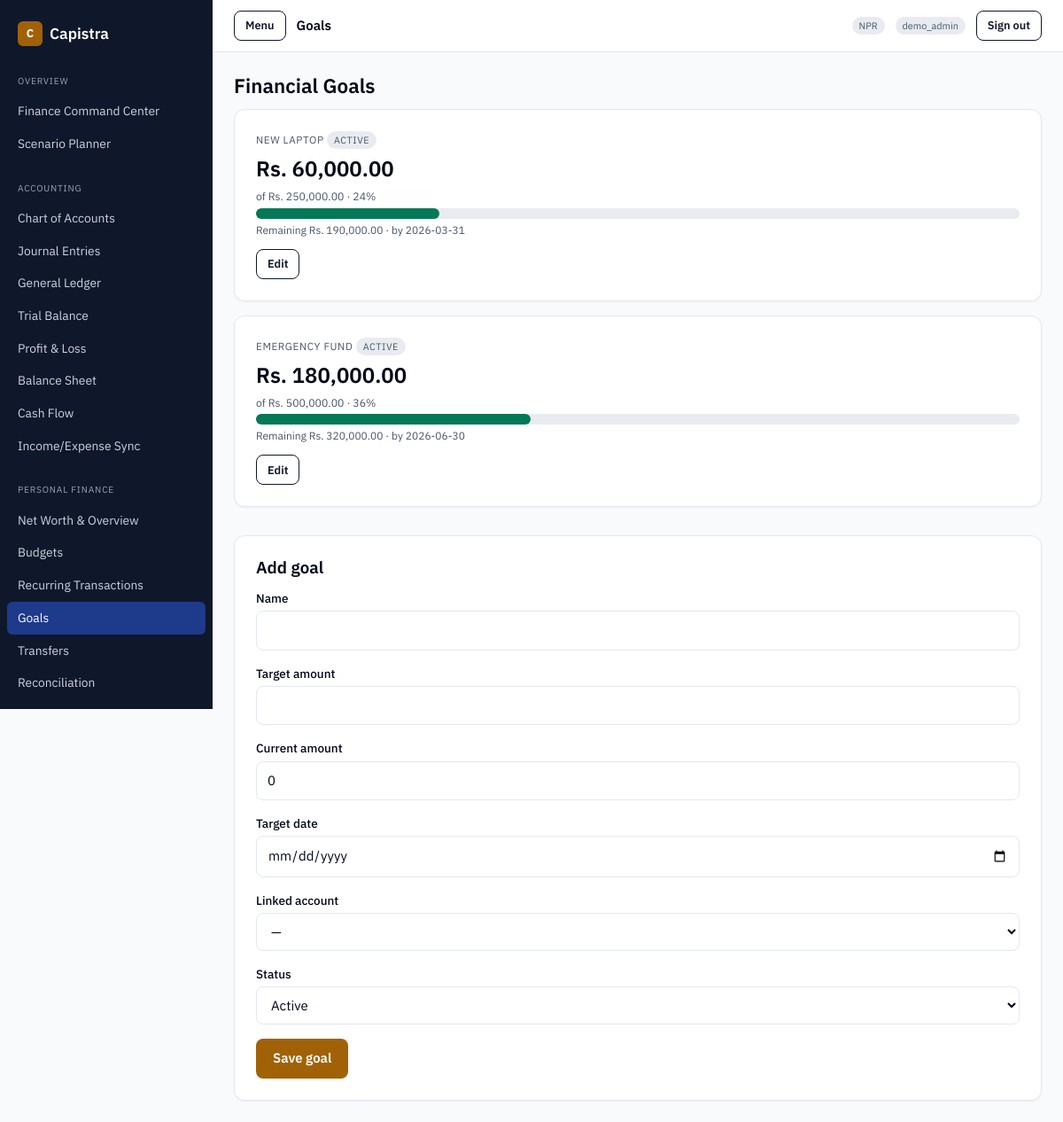
Screenshot of /admin/finance/goals.php (signed in) with the database file from the repository.
### tables this page shows
CREATE TABLE `goals` (
  `id` int(11) NOT NULL AUTO_INCREMENT,
  `name` varchar(150) NOT NULL,
  `target_amount` decimal(18,2) NOT NULL DEFAULT 0,
  `current_amount` decimal(18,2) NOT NULL DEFAULT 0,
  `target_date` date DEFAULT NULL,
  `financial_account_id` int(11) DEFAULT NULL,
  `status` enum('active','achieved','paused','cancelled') NOT NULL DEFAULT 'active',
  `notes` varchar(255) DEFAULT NULL,
  `created_at` timestamp NOT NULL DEFAULT current_timestamp(),
  `updated_at` timestamp NOT NULL DEFAULT current_timestamp() ON UPDATE current_timestamp(),
  PRIMARY KEY (`id`),
  CONSTRAINT `fk_goal_account` FOREIGN KEY (`financial_account_id`) REFERENCES `financial_accounts` (`id`) ON DELETE SET NULL
);

### config/app.php (called while the page is built, shortened)
<?php
if (!function_exists('capistra_pdo')) {
    function capistra_pdo(): PDO
    {
        static $pdo = null;
        if ($pdo instanceof PDO) {
            return $pdo;
        }
        $dsn = sprintf('mysql:host=%s;port=%s;dbname=%s;charset=%s', DB_HOST, DB_PORT, DB_NAME, DB_CHARSET);
        $pdo = new PDO($dsn, DB_USER, DB_PASSWORD, [
            PDO::ATTR_ERRMODE            => PDO::ERRMODE_EXCEPTION,
            PDO::ATTR_DEFAULT_FETCH_MODE => PDO::FETCH_ASSOC,
            PDO::ATTR_EMULATE_PREPARES   => false,
        ]);
        return $pdo;
    }
}

### lib/personal_finance.php (called while the page is built, shortened)
<?php
require_once dirname(__DIR__) . '/config/settings.php';
if (!function_exists('capistra_goal_progress')) {
    function capistra_goal_progress(float $target, float $current, ?string $targetDate, ?string $today = null): array
    {
        $today = $today ?? date('Y-m-d');
        $remaining = round(max(0.0, $target - $current), 2);
        $percent = $target > 0 ? round(min(100.0, ($current / $target) * 100), 2) : 0.0;
        $months = 0;
        if ($targetDate !== null && $targetDate !== '') {
            [$ty, $tm] = array_map('intval', explode('-', substr($targetDate, 0, 10)));
            [$cy, $cm] = array_map('intval', explode('-', substr($today, 0, 10)));
            $months = max(0, ($ty * 12 + $tm) - ($cy * 12 + $cm));
        }
        $required = ($months > 0 && $remaining > 0) ? round($remaining / $months, 2) : ($remaining > 0 ? $remaining : 0.0);
        return [
            'remaining'        => $remaining,
            'percent'          => $percent,
            'months_left'      => $months,
            'required_monthly' => $required,
            'achieved'         => $target > 0 && $current >= $target - 0.001,
        ];
    }
}
if (!function_exists('capistra_goals')) {
    function capistra_goals(bool $activeOnly = false): array
    {
        $sql = 'SELECT g.*, f.name AS account_name FROM goals g
                LEFT JOIN financial_accounts f ON f.id = g.financial_account_id';
        $sql .= ' ORDER BY g.target_date IS NULL, g.target_date, g.name';
        $goals = capistra_pdo()->query($sql)->fetchAll();
        return $goals;
    }
}

### accounting/lib/auth.php (called while the page is built, shortened)
<?php
require_once dirname(__DIR__, 2) . '/config/app.php';
if (!function_exists('e')) {
    function e(?string $value): string
    {
        return htmlspecialchars((string) $value, ENT_QUOTES, 'UTF-8');
    }
}

### config/settings.php (called while the page is built, shortened)
<?php
require_once __DIR__ . '/app.php';
if (!function_exists('capistra_setting_defaults')) {
    function capistra_setting_defaults(): array
    {
        return [
            'display_name'            => APP_NAME,
            'company_name'            => APP_NAME,
            'company_address'         => '',
            'company_tax_id'          => '',
            'financial_profile_mode'  => 'personal',
            'base_currency'           => APP_BASE_CURRENCY,
            'currency_symbol_style'   => 'prefix',
            'number_grouping'         => 'international',
            'decimal_precision'       => '2',
            'timezone'                => 'Asia/Kathmandu',
            'date_format'             => 'Y-m-d',
            'date_display_mode'       => 'AD',
            'fiscal_year_start'       => '07-01',
            'default_reporting_period'=> 'fiscal_year',
            'dashboard_landing'       => 'accounting/index.php',
            'theme'                   => 'light',
            'density'                 => 'comfortable',
            'low_cash_threshold'      => '0',
            'portfolio_concentration_limit' => '35',
            'nepse_country'           => 'Nepal',
            'nepse_currency'          => 'NPR',
            'market_data_source'      => 'manual',
        ];
    }
}
if (!function_exists('capistra_settings')) {
    function capistra_settings(bool $refresh = false): array
    {
        static $cache = null;
        if ($cache !== null && !$refresh) {
            return $cache;
        }
        $cache = capistra_setting_defaults();
        try {
            $pdo = capistra_pdo();
            $rows = $pdo->query('SELECT setting_key, setting_value FROM app_settings')->fetchAll();
            foreach ($rows as $row) {
                $key = (string) $row['setting_key'];
                $cache[$key] = (string) ($row['setting_value'] ?? '');
            }
        } catch (Throwable $e) {
            error_log('capistra_settings: ' . $e->getMessage());
        }
        return $cache;
    }
}
if (!function_exists('capistra_setting')) {
    function capistra_setting(string $key, ?string $default = null): ?string
    {
        $all = capistra_settings();
        if (array_key_exists($key, $all) && $all[$key] !== '') {
            return $all[$key];
        }
        return $default ?? ($all[$key] ?? null);
    }
}
if (!function_exists('capistra_setting_int')) {
    function capistra_setting_int(string $key, int $default = 0): int
    {
        $value = capistra_setting($key, (string) $default);
        return is_numeric($value) ? (int) $value : $default;
    }
}
if (!function_exists('capistra_base_currency')) {
    function capistra_base_currency(): string
    {
        $value = capistra_setting('base_currency', null);
        return strtoupper(trim($value));
    }
}
if (!function_exists('capistra_currency_symbol')) {
    function capistra_currency_symbol(string $code): string
    {
        return match (strtoupper($code)) {
            'NPR'   => 'Rs.',
            'USD'   => '$',
            'EUR'   => '€',
            'GBP'   => '£',
            'INR'   => '₹',
            'AUD'   => 'A$',
            'CAD'   => 'C$',
            'JPY'   => '¥',
            'CNY'   => '¥',
            default => strtoupper($code),
        };
    }
}
if (!function_exists('capistra_money')) {
    function capistra_money(float|int|string $amount, ?string $code = null): string
    {
        $code     = strtoupper($code ?? capistra_base_currency());
        $decimals = max(0, min(4, capistra_setting_int('decimal_precision', 2)));
        $grouping = (string) capistra_setting('number_grouping', 'international');
        if ($grouping === 'south_asian') {
            $formatted = capistra_format_south_asian((float) $amount, $decimals);
        } else {
            $formatted = number_format((float) $amount, $decimals, '.', ',');
        }
        $symbol = capistra_currency_symbol($code);
        return $symbol . ' ' . $formatted;
    }
}

### config/features.php (called while the page is built, shortened)
<?php
require_once __DIR__ . '/settings.php';
if (!function_exists('capistra_profile_mode')) {
    function capistra_profile_mode(): string
    {
        $mode = strtolower((string) capistra_setting('financial_profile_mode', 'personal'));
        return in_array($mode, ['personal', 'business', 'hybrid'], true) ? $mode : 'personal';
    }
}
if (!function_exists('capistra_feature_default')) {
    function capistra_feature_default(string $key): bool
    {
        $registry = capistra_feature_registry();
        $def = $registry[$key];
        return match (capistra_profile_mode()) {
            'business' => (bool) $def['business'],
            'hybrid'   => (bool) ($def['personal'] || $def['business']),
            default    => (bool) $def['personal'],
        };
    }
}
if (!function_exists('capistra_feature_enabled')) {
    function capistra_feature_enabled(string $key): bool
    {
        $stored = capistra_setting('enable_' . $key, null);
        return capistra_feature_default($key);
    }
}
if (!function_exists('capistra_guard_module')) {
    function capistra_guard_module(string $key): void
    {
        if (capistra_feature_enabled($key)) {
            return;
        }
        exit;
    }
}

### admin/finance/goals.php (the view, shortened to what this page needs)
<?php
capistra_guard_module('goals');
$editing = null;
$goals = capistra_goals();
?>
<h1>Financial Goals</h1>
<div class="grid grid--3">
  <?php foreach ($goals as $g): ?>
    <div class="card">
      <div class="card__label"><?= e((string) $g['name']) ?> <span class="badge"><?= e((string) $g['status']) ?></span></div>
      <div class="card__value"><?= e(capistra_money((float) $g['current_amount'])) ?></div>
      <div class="card__sub">of <?= e(capistra_money((float) $g['target_amount'])) ?> &middot; <?= e((string) $g['progress']['percent']) ?>%</div>
      <div style="height:12px;background:var(--color-muted);border-radius:999px;margin:var(--space-sm) 0">
        <div style="width:<?= (int) min(100, $g['progress']['percent']) ?>%;height:12px;background:var(--color-positive);border-radius:999px"></div>
      </div>
      <p class="hint">Remaining <?= e(capistra_money((float) $g['progress']['remaining'])) ?>
        <?php if ($g['target_date']): ?> &middot; by <?= e((string) $g['target_date']) ?><?php endif; ?></p>
      <a class="btn btn--secondary btn--sm" href="goals.php?edit=<?= (int) $g['id'] ?>">Edit</a>
    </div>
  <?php endforeach; ?>
</div>
<div class="card" style="margin-top:var(--space-3xl)">
  <h2><?= $editing ? 'Edit goal' : 'Add goal' ?></h2>
  <form method="post" action="goals.php">
    <div class="form-row"><label for="name">Name</label><input id="name" name="name" required value="<?= e((string) ($editing['name'] ?? '')) ?>"></div>
    <div class="form-row"><label for="target_amount">Target amount</label><input id="target_amount" name="target_amount" type="number" step="0.01" required value="<?= e((string) ($editing['target_amount'] ?? '')) ?>"></div>
    <div class="form-row"><label for="current_amount">Current amount</label><input id="current_amount" name="current_amount" type="number" step="0.01" value="<?= e((string) ($editing['current_amount'] ?? '0')) ?>"></div>
    <div class="form-row"><label for="target_date">Target date</label><input id="target_date" name="target_date" type="date" value="<?= e((string) ($editing['target_date'] ?? '')) ?>"></div>
    <div class="form-row"><label for="financial_account_id">Linked account</label>
      <select id="financial_account_id" name="financial_account_id"><option value="0">—</option>
      </select></div>
    <div class="form-row"><label for="status">Status</label>
      <select id="status" name="status">
        <?php foreach (['active' => 'Active', 'achieved' => 'Achieved', 'paused' => 'Paused', 'cancelled' => 'Cancelled'] as $v => $l): ?>
          <option value="<?= e($v) ?>" <?= ($editing['status'] ?? 'active') === $v ? 'selected' : '' ?>><?= e($l) ?></option>
        <?php endforeach; ?>
      </select></div>
    <button class="btn btn--primary" type="submit">Save goal</button>
  </form>
</div>

### assets/css/capistra.css (style rules this page uses)
:root { --color-primary: #0f172a; --color-on-primary: #ffffff; --color-secondary: #1e3a8a; --color-accent: #a16207; --color-on-accent: #ffffff; --color-background: #f8fafc; --color-foreground: #020617; --color-card: #ffffff; --color-muted: #e8ecf1; --color-muted-foreground: #475569; --color-border: #e2e8f0; --color-destructive: #dc2626; --color-on-destructive: #ffffff; --color-ring: #0f172a; --color-positive: #047857; --color-negative: #b91c1c; --space-xs: 2px; --space-sm: 4px; --space-md: 8px; --space-lg: 12px; --space-xl: 16px; --space-2xl: 24px; --space-3xl: 32px; --radius-sm: 6px; --radius-md: 8px; --radius-lg: 12px; --shadow-sm: 0 1px 2px rgba(0, 0, 0, 0.05); --shadow-md: 0 4px 6px rgba(0, 0, 0, 0.08); --shadow-lg: 0 10px 15px rgba(0, 0, 0, 0.10); --motion-fast: 150ms; --motion-base: 200ms; }
* { box-sizing: border-box; }
html, body { margin: 0; padding: 0; background: var(--color-background); color: var(--color-foreground); font-family: "IBM Plex Sans", -apple-system, BlinkMacSystemFont, "Segoe UI", Roboto, Arial, sans-serif; font-size: 15px; line-height: 1.5; -webkit-font-smoothing: antialiased; }
a { color: var(--color-secondary); text-decoration: none; }
h1, h2, h3, h4 { margin: 0 0 var(--space-lg); font-weight: 600; line-height: 1.25; }
h1 { font-size: 1.5rem; }
h2 { font-size: 1.25rem; }
.grid { display: grid; gap: var(--space-xl); }
.card { background: var(--color-card); border: 1px solid var(--color-border); border-radius: var(--radius-lg); padding: var(--space-2xl); box-shadow: var(--shadow-sm); }
.card__label { font-size: 0.78rem; text-transform: uppercase; letter-spacing: 0.05em; color: var(--color-muted-foreground); }
.card__value { font-size: 1.6rem; font-weight: 600; font-variant-numeric: tabular-nums; margin-top: var(--space-sm); }
.card__sub { font-size: 0.82rem; color: var(--color-muted-foreground); margin-top: var(--space-sm); }
.badge { display: inline-block; font-size: 0.72rem; padding: 2px 8px; border-radius: 999px; background: var(--color-muted); color: var(--color-muted-foreground); }
.form-row { margin-bottom: var(--space-xl); }
label { display: block; font-weight: 500; margin-bottom: var(--space-sm); font-size: 0.9rem; }
input, select, textarea { width: 100%; padding: 10px 12px; border: 1px solid var(--color-border); border-radius: var(--radius-md); font: inherit; background: #fff; color: var(--color-foreground); transition: border-color var(--motion-base) ease, box-shadow var(--motion-base) ease; }
.hint { font-size: 0.8rem; color: var(--color-muted-foreground); margin-top: var(--space-sm); }
.btn { display: inline-flex; align-items: center; justify-content: center; gap: var(--space-md); min-height: 40px; padding: 10px 18px; border-radius: var(--radius-md); border: 1px solid transparent; font: inherit; font-weight: 600; cursor: pointer; transition: background var(--motion-base) ease, opacity var(--motion-base) ease; }
.btn--primary { background: var(--color-accent); color: var(--color-on-accent); }
.btn--secondary { background: transparent; color: var(--color-primary); border-color: var(--color-primary); }
.btn--sm { min-height: 34px; padding: 6px 12px; font-size: 0.85rem; }

### rows the page displays
goals: name "NEW LAPTOP", status "ACTIVE", current_amount "Rs. 60,000.00", target_amount "Rs. 250,000.00", percent "24", remaining "Rs. 190,000.00", target_date "2026-03-31"
goals: name "EMERGENCY FUND", status "ACTIVE", current_amount "Rs. 180,000.00", target_amount "Rs. 500,000.00", percent "36", remaining "Rs. 320,000.00", target_date "2026-06-30"

### other values shown
capistra_setting('display_name', APP_NAME) "Capistra"
$group "OVERVIEW"
$label "Finance Command Center"
$label "Scenario Planner"
$group "ACCOUNTING"
$label "Chart of Accounts"
$label "Journal Entries"
$label "General Ledger"
$label "Trial Balance"
$label "Profit & Loss"
$label "Balance Sheet"
$label "Cash Flow"
$label "Income/Expense Sync"
$group "PERSONAL FINANCE"
$label "Net Worth & Overview"
